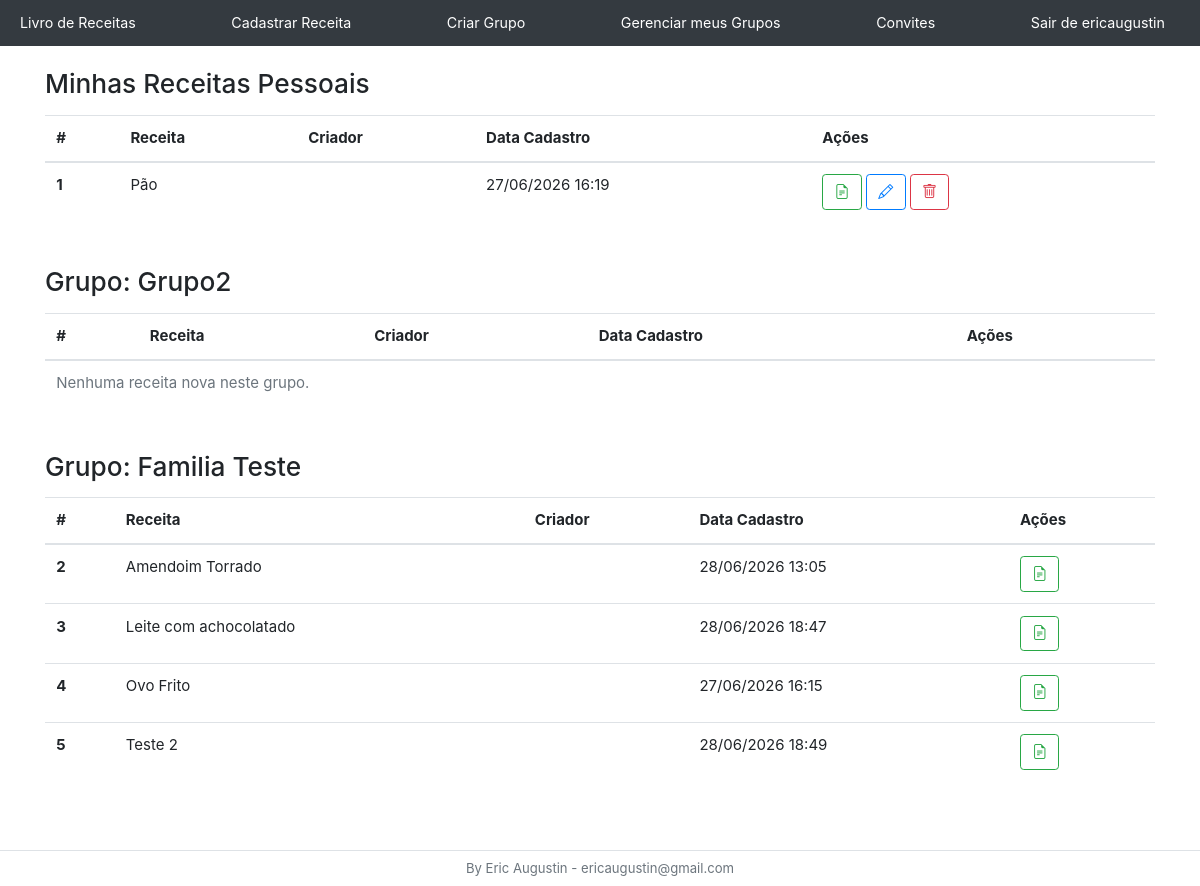
Page /receita/home/ (signed in) on the earlier database version.
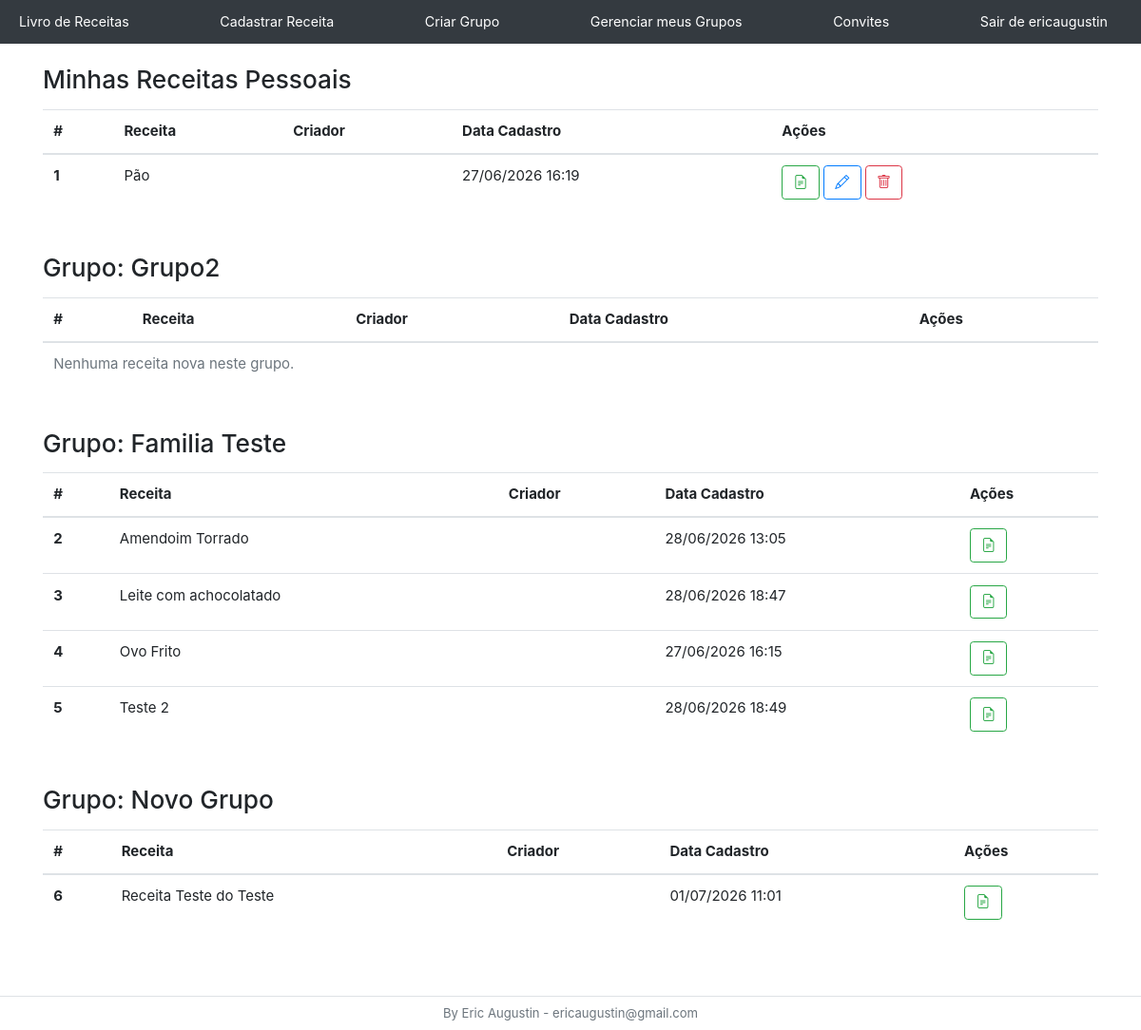
Same page on the later database version.
### receita/models.py (models this page shows, shortened)
class Receita(models.Model):
    nome = models.CharField(max_length=150)
    modo_de_fazer = models.TextField()
    data_cadastro = models.DateTimeField(auto_now_add=True)
    usuario = models.ForeignKey(Usuario, on_delete=models.PROTECT)

### usuarios/models.py (models this page shows, shortened)
class Grupo (models.Model):
    nome = models.CharField(max_length=100)
    membros = models.ManyToManyField(Usuario, related_name='grupos')
    administradores = models.ManyToManyField(Usuario, related_name='grupos_administrados')
    data_criacao = models.DateTimeField(auto_now_add=True)

### receita/views.py (the view)
# urls.py: 2. Add a URL to urlpatterns:  path('', views.home, name='home')
@usuario_obrigatorio
def home(request):
    usuario_atual = request.user
    receitas_pessoais = list(Receita.objects.filter(usuario=usuario_atual).order_by('nome'))
    receitas_dos_outros = Receita.objects.exclude(usuario=usuario_atual).order_by('nome')
    grupos = Grupo.objects.filter(membros=usuario_atual)
    contador = 1
    for receita in receitas_pessoais:
        receita.numero_exibicao = contador
        contador += 1
    for grupo in grupos:
        grupo.receitas_filtradas = list(receitas_dos_outros.filter(usuario__grupos=grupo).distinct())
        for receita in grupo.receitas_filtradas:
            receita.numero_exibicao = contador
            contador += 1
    context = {
        'Grupos': grupos,
        'ReceitasPessoais': receitas_pessoais
    }
    return render(request, "home.html", context)

### autentica.py (called while the page is built)
def usuario_obrigatorio(view_func):
    @wraps(view_func)
    def _wrapped_view(request, *args, **kwargs):
        if not request.user.is_authenticated:
            return redirect('/login/')
        return view_func(request, *args, **kwargs)
    return _wrapped_view

### usuarios/context_processors.py (called while the page is built)
def contador_convites(request):
    if request.user.is_authenticated:
        total = ConviteGrupo.objects.filter(usuario_convidado=request.user).count()
        return {'total_convites': total}
    return {'total_convites': 0}

### receita/templates/home.html (shortened to what this page needs)
{% extends 'base.html' %}
{% block 'menu'%}
{% include 'menu_basico.html' %}
{% endblock %}
{% block 'conteudo' %}
<div class="container mt-4">
    <h3 class="mb-3">Minhas Receitas Pessoais</h3>
<table class="table table-hover mb-5">
    <thead>
      <tr>
        <th scope="col">#</th>
        <th scope="col">Receita</th>
        <th scope="col">Criador</th>
        <th scope="col">Data Cadastro</th>
        <th scope="col">Ações</th> </tr>
    </thead>
    <tbody>
        {% for receita in ReceitasPessoais %}
        <tr>
            <th scope="row">{{ receita.numero_exibicao }}</th>
            <td>{{receita.nome}}</td>
            <td>{{receita.usuario.nome}}</td>
            <td>{{receita.data_cadastro|date:"d/m/Y H:i"}}</td>
            <td>
              <a href="{% url 'mostrar_receita' %}?receita={{ receita.id }}" class="btn btn-outline-success me-1" title="Visualizar">
                    <i class="bi bi-file-earmark-text"></i>
                </a>
                <a href="{% url 'editar_receita' %}?receita={{ receita.id }}" class="btn btn btn-outline-primary me-1" title="Editar">
                    <i class="bi bi-pencil"></i>
                </a>
                <a href="{% url 'confirmar_exclusao' %}?receita={{ receita.id }}" class="btn btn btn-outline-danger" title="Excluir">
                    <i class="bi bi-trash"></i>
                </a>
            </td>
        </tr>
        {% empty %}
        <tr>
            <td colspan="6" class="text-muted">Você ainda não cadastrou nenhuma receita.</td>
        </tr>
        {% endfor %}
    </tbody>
</table>
    {% for grupo in Grupos %}
        <h3 class="mt-4 mb-3">Grupo: {{ grupo.nome }}</h3>
        <table class="table table-hover mb-5">
            <thead>
              <tr>
                <th scope="col">#</th>
                <th scope="col">Receita</th>
                <th scope="col">Criador</th>
                <th scope="col">Data Cadastro</th>
                <th scope="col">Ações</th> </tr>
            </thead>
            <tbody>
                {% for receita in grupo.receitas_filtradas %}
                <tr>
                    <th scope="row">{{ receita.numero_exibicao }}</th>
                    <td>{{receita.nome}}</td>
                    <td>{{receita.usuario.nome}}</td>
                    <td>{{receita.data_cadastro|date:"d/m/Y H:i"}}</td>
                    <td><a href="{% url 'mostrar_receita' %}?receita={{ receita.id }}" class="btn btn-outline-success me-1" title="Visualizar">
                    <i class="bi bi-file-earmark-text"></i>
                </a></td>
                </tr>
                {% empty %}
                <tr>
                    <td colspan="5" class="text-muted">Nenhuma receita nova neste grupo.</td>
                </tr>
                {% endfor %}
            </tbody>
        </table>
    {% empty %}
        <p class="text-muted">Você não participa de nenhum grupo ainda.</p>
    {% endfor %}
</div>
{% endblock %}

Differences in the rows shown:
added Grupo: nome "Novo Grupo"
now on this page (row unchanged): Receita: numero_exibicao "6", nome "Receita Teste do Teste", data_cadastro "01/07/2026 11:01", shown under "Novo Grupo"
